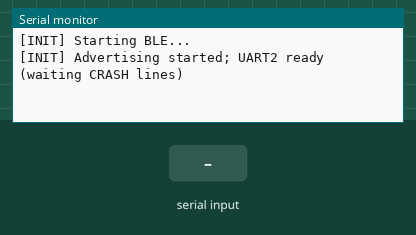
A sketch run on a simulated ESP32. Shown: the last lines printed to the serial monitor. The test bench sets the inputs (shaded band). Nothing arrives over Bluetooth unless stated; a phone connects over Bluetooth LE 3 s after start.

Above: at 1.4 s.
1.5 s: "CRASH,1\n" received over the second serial link
At 2.7 s:
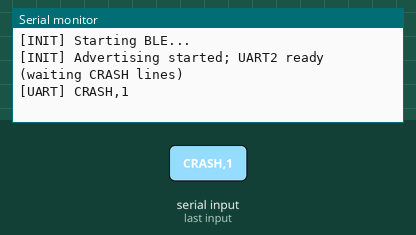
3.0 s: "CRASH\n" received over the second serial link
At 4.1 s:
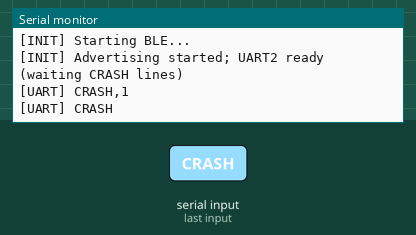
4.5 s: "90,45,200\n" received over the second serial link
At 5.3 s:
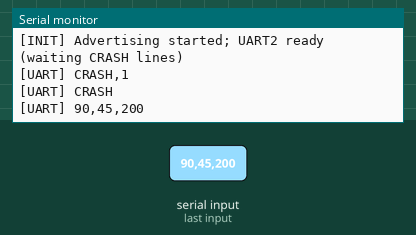
6.0 s: "90,45\n" received over the second serial link
At 6.5 s:
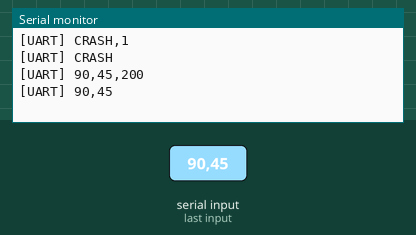
7.5 s: "0\n" received over the second serial link
At 8.8 s:
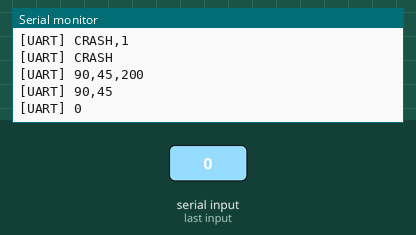

Measured:
- after the input at 1.5 s, the serial monitor: prints a new line at once (image 1)
- after the input at 3.0 s, the serial monitor: prints a new line at once (image 2)
- after the input at 4.5 s, the serial monitor: prints a new line at once (image 3)
- after the input at 6.0 s, the serial monitor: prints a new line at once (image 4)
- after the input at 7.5 s, the serial monitor: prints a new line at once (image 5)

The sketch:

ESP32_code.ino
```cpp
#include <BLEDevice.h>
#include <BLEServer.h>
#include <BLEUtils.h>
#include <BLE2902.h>

#define CRASH_HOLD_MS          10000UL   // keep crash_val=1 for 10s
#define CRASH_REFRESH_MS        1000UL   // re-notify crash_val=1 while active
#define UART_BAUD              115200UL

// ESP32 UART pins to Arduino MEGA Serial2:
//   MEGA TX2 (pin 16) -> ESP32 RX (through voltage divider)
//   MEGA RX2 (pin 17) <- ESP32 TX
#define MEGA_UART_RX_PIN 16
#define MEGA_UART_TX_PIN 17

static const char *DEVICE_NAME  = "ESP32 crash report";

// Service UUID
static const char *SERVICE_UUID = "12345678-1234-1234-1234-1234567890ab";

// Characteristics UUIDs
static const char *CRASH_UUID   = "12345678-1234-1234-1234-1234567890ad"; // uint8 (READ+NOTIFY, CCCD)
static const char *SPEED_UUID   = "12345678-1234-1234-1234-1234567890b1"; // uint16 (cm/s)
static const char *LAT_UUID     = "12345678-1234-1234-1234-1234567890b2"; // int32  (deg * 1e7)
static const char *LON_UUID     = "12345678-1234-1234-1234-1234567890b3"; // int32  (deg * 1e7)
static const char *TIME_UUID    = "12345678-1234-1234-1234-1234567890b4"; // uint32 (GPS seconds since midnight)

static BLECharacteristic *g_crashChar = nullptr;
static BLECharacteristic *g_speedChar = nullptr;
static BLECharacteristic *g_latChar   = nullptr;
static BLECharacteristic *g_lonChar   = nullptr;
static BLECharacteristic *g_timeChar  = nullptr;

// Latest values (what Automate reads)
static uint16_t g_speed_cms = 0;
static int32_t  g_lat_e7    = 0;
static int32_t  g_lon_e7    = 0;
static uint32_t g_time_s    = 0;

static bool g_crashActive = false;
static unsigned long g_crashEndMs = 0;
static unsigned long g_lastCrashRefreshMs = 0;

static HardwareSerial MegaSerial(2);

// ----------------- helpers to write GATT values -----------------
static void setU8(BLECharacteristic *ch, uint8_t v) {
  if (!ch) return;
  ch->setValue(&v, 1);
}

static void setU16(BLECharacteristic *ch, uint16_t v) {
  if (!ch) return;
  uint8_t b[2];
  b[0] = (uint8_t)(v & 0xFF);
  b[1] = (uint8_t)((v >> 8) & 0xFF);
  ch->setValue(b, 2);
}

static void setI32(BLECharacteristic *ch, int32_t v) {
  if (!ch) return;
  uint8_t b[4];
  b[0] = (uint8_t)(v & 0xFF);
  b[1] = (uint8_t)((v >> 8) & 0xFF);
  b[2] = (uint8_t)((v >> 16) & 0xFF);
  b[3] = (uint8_t)((v >> 24) & 0xFF);
  ch->setValue(b, 4);
}

static void setU32(BLECharacteristic *ch, uint32_t v) {
  if (!ch) return;
  uint8_t b[4];
  b[0] = (uint8_t)(v & 0xFF);
  b[1] = (uint8_t)((v >> 8) & 0xFF);
  b[2] = (uint8_t)((v >> 16) & 0xFF);
  b[3] = (uint8_t)((v >> 24) & 0xFF);
  ch->setValue(b, 4);
}

static void crashNotify(uint8_t v) {
  setU8(g_crashChar, v);
  if (g_crashChar) g_crashChar->notify();
}

static void applyTelemetryToGatt(void) {
  setU16(g_speedChar, g_speed_cms);
  setI32(g_latChar,   g_lat_e7);
  setI32(g_lonChar,   g_lon_e7);
  setU32(g_timeChar,  g_time_s);
}

// ----------------- UART line parsing -----------------
static bool parseCrashLine(char *line, uint16_t *speed, int32_t *lat, int32_t *lon, uint32_t *t) {
  // Expected: CRASH,1,speed_cms,lat_e7,lon_e7,time_s
  // Example : CRASH,1,123,320000000,350000000,86399
  char *save = nullptr;

  char *tok = strtok_r(line, ",", &save);
  if (!tok || strcmp(tok, "CRASH") != 0) return false;

  tok = strtok_r(nullptr, ",", &save); // "1"
  if (!tok) return false;

  tok = strtok_r(nullptr, ",", &save);
  if (!tok) return false;
  long sp = strtol(tok, nullptr, 10);

  tok = strtok_r(nullptr, ",", &save);
  if (!tok) return false;
  long la = strtol(tok, nullptr, 10);

  tok = strtok_r(nullptr, ",", &save);
  if (!tok) return false;
  long lo = strtol(tok, nullptr, 10);

  tok = strtok_r(nullptr, ",", &save);
  if (!tok) return false;
  unsigned long ts = strtoul(tok, nullptr, 10);

  if (sp < 0) sp = 0;
  if (sp > 65535) sp = 65535;

  *speed = (uint16_t)sp;
  *lat   = (int32_t)la;
  *lon   = (int32_t)lo;
  *t     = (uint32_t)ts;
  return true;
}

static bool uartReadLine(char *out, size_t outLen) {
  static size_t i = 0;

  while (MegaSerial.available()) {
    int c = MegaSerial.read();
    if (c < 0) break;

    if (c == '\r') continue;

    if (c == '\n') {
      out[i] = '\0';
      i = 0;
      return true;
    }

    if (i + 1 < outLen) {
      out[i++] = (char)c;
    } else {
      // overflow: drop line
      i = 0;
    }
  }
  return false;
}

// ----------------- crash state machine -----------------
static void startCrash(unsigned long nowMs) {
  g_crashActive = true;
  g_crashEndMs = nowMs + CRASH_HOLD_MS;
  g_lastCrashRefreshMs = 0;

  crashNotify(1);

  Serial.print("[CRASH] START speed=");
  Serial.print(g_speed_cms);
  Serial.print(" lat_e7=");
  Serial.print(g_lat_e7);
  Serial.print(" lon_e7=");
  Serial.print(g_lon_e7);
  Serial.print(" time_s=");
  Serial.println(g_time_s);
}

static void stopCrash(unsigned long nowMs) {
  (void)nowMs;
  crashNotify(0);
  g_crashActive = false;
  Serial.println("[CRASH] STOP");
}

void setup() {
  Serial.begin(115200);
  delay(200);

  Serial.println("[INIT] Starting BLE...");
  BLEDevice::init(DEVICE_NAME);

  BLEServer *server = BLEDevice::createServer();
  BLEService *svc = server->createService(SERVICE_UUID);

  // Crash characteristic: READ + NOTIFY + CCCD
  g_crashChar = svc->createCharacteristic(
    CRASH_UUID,
    BLECharacteristic::PROPERTY_READ | BLECharacteristic::PROPERTY_NOTIFY
  );
  g_crashChar->addDescriptor(new BLE2902());

  // Telemetry: READ-only (Automate reads)
  g_speedChar = svc->createCharacteristic(SPEED_UUID, BLECharacteristic::PROPERTY_READ);
  g_latChar   = svc->createCharacteristic(LAT_UUID,   BLECharacteristic::PROPERTY_READ);
  g_lonChar   = svc->createCharacteristic(LON_UUID,   BLECharacteristic::PROPERTY_READ);
  g_timeChar  = svc->createCharacteristic(TIME_UUID,  BLECharacteristic::PROPERTY_READ);

  svc->start();

  BLEAdvertising *adv = BLEDevice::getAdvertising();
  adv->addServiceUUID(SERVICE_UUID);
  adv->setScanResponse(true);
  adv->start();

  // Init GATT values with correct lengths
  setU8(g_crashChar, 0);
  applyTelemetryToGatt();

  // Start UART2 to MEGA
  MegaSerial.begin(UART_BAUD, SERIAL_8N1, MEGA_UART_RX_PIN, MEGA_UART_TX_PIN);
  Serial.println("[INIT] Advertising started; UART2 ready (waiting CRASH lines)");
}

void loop() {
  unsigned long nowMs = millis();

  // 1) Read UART lines from Arduino
  char line[96];
  if (uartReadLine(line, sizeof(line))) {
    uint16_t sp;
    int32_t la, lo;
    uint32_t ts;

    // Make a copy because parseCrashLine uses strtok (modifies buffer)
    char tmp[96];
    strncpy(tmp, line, sizeof(tmp) - 1);
    tmp[sizeof(tmp) - 1] = '\0';

    if (parseCrashLine(tmp, &sp, &la, &lo, &ts)) {
      // Update telemetry values from Arduino
      g_speed_cms = sp;
      g_lat_e7 = la;
      g_lon_e7 = lo;
      g_time_s = ts;

      applyTelemetryToGatt();

      // Trigger crash window
      if (!g_crashActive) {
        startCrash(nowMs);
      } else {
        // If already active and you get another CRASH line, extend the window
        g_crashEndMs = nowMs + CRASH_HOLD_MS;
      }
    } else {
        //debug other lines
       Serial.print("[UART] ");
       Serial.println(line);
    }
  }

  // 2) While crash is active: refresh notify and clear after hold time
  if (g_crashActive) {
    if (g_lastCrashRefreshMs == 0 || (nowMs - g_lastCrashRefreshMs >= CRASH_REFRESH_MS)) {
      g_lastCrashRefreshMs = nowMs;
      crashNotify(1);
    }

    if ((long)(nowMs - g_crashEndMs) >= 0) {
      stopCrash(nowMs);
    }
  }

  delay(2);
}
```
